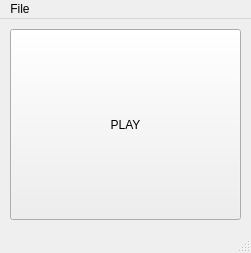
<?xml version="1.0" encoding="UTF-8"?>
<ui version="4.0">
 <class>MainWindow</class>
 <widget class="QMainWindow" name="MainWindow">
  <property name="geometry">
   <rect>
    <x>0</x>
    <y>0</y>
    <width>251</width>
    <height>253</height>
   </rect>
  </property>
  <property name="windowTitle">
   <string>MainWindow</string>
  </property>
  <widget class="QWidget" name="centralwidget">
   <widget class="QPushButton" name="playButton">
    <property name="geometry">
     <rect>
      <x>10</x>
      <y>10</y>
      <width>231</width>
      <height>191</height>
     </rect>
    </property>
    <property name="text">
     <string>PLAY</string>
    </property>
   </widget>
  </widget>
  <widget class="QStatusBar" name="statusbar"/>
  <widget class="QMenuBar" name="mymenubar">
   <property name="geometry">
    <rect>
     <x>0</x>
     <y>0</y>
     <width>251</width>
     <height>26</height>
    </rect>
   </property>
   <widget class="QMenu" name="menuFile">
    <property name="title">
     <string>File</string>
    </property>
    <addaction name="actionSettings"/>
   </widget>
   <addaction name="menuFile"/>
  </widget>
  <action name="actionSettings">
   <property name="text">
    <string>Settings</string>
   </property>
  </action>
 </widget>
 <resources/>
 <connections/>
</ui>
